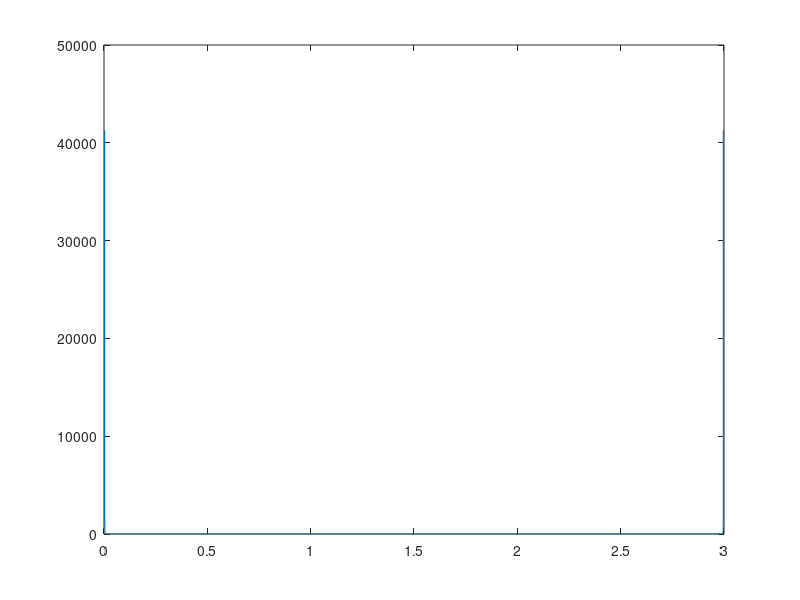

The MATLAB script that drew this image:
%
% Simulate noise from a sampled sine wave with a linear amplitude function
% a(t)
%

% discrete params
fs = 10000;

% real time params
f = 10;


t = 0:1/fs:3-1/fs;

i = 1;
v = rand(1, length(t));
for x = t 
    if x < 1
        v(i) = 3.3*(x);
    else
        v(i) = 3.3;
    end

    i = i + 1;
end

% v = (3.3 (1 - t));
out = v.*(sin(2*pi*f*t));

xdft = fft(out);
% 
% plot(out);
plot(t, abs(xdft));
